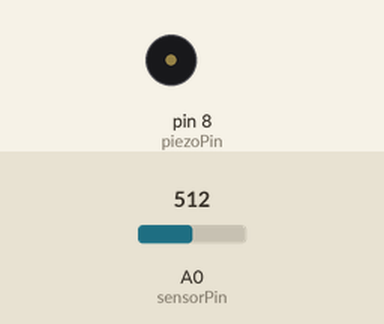
The sketch below on a simulated Arduino Uno, built with avr-gcc and run on an emulated ATmega328P. On the bench: buzzer (waves = sounding). Inputs (shaded band) come from the test bench; at power-on: A0 (sensorPin) = 512. What the sketch prints to the serial monitor is not drawn.

Above: at 0.1 s.
At 5.19 s:
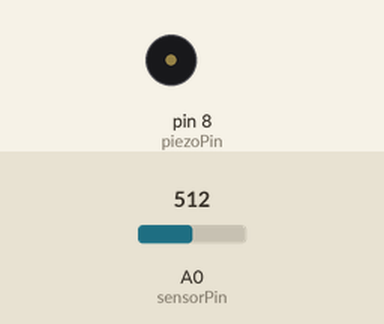
Timing chart, 0 to 8.0 s (numbered marks = the images above):
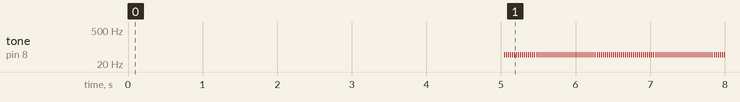

Measured:
- by itself, tone on pin 8 (piezoPin): alternates 49 Hz for 0.01 s and silent for 0.02 s

The sketch:

PhotoTheremin.ino
```cpp
int sensorValue;
int sensorLow = 1023;
int sensorHigh = 0;
const int piezoPin = 8;
const int sensorPin = A0;

void setup() {
  Serial.begin(9600);
  pinMode(piezoPin, OUTPUT);
  digitalWrite(piezoPin, HIGH);

  while(millis() < 5000) {
    sensorValue = analogRead(sensorPin);
    Serial.print("SETUP: SensorValue = ");
    Serial.println(sensorValue);

    if(sensorValue > sensorHigh) {
      sensorHigh = sensorValue;
    }
    if(sensorValue < sensorLow) {
      sensorLow = sensorValue;
    }
  }
  digitalWrite(piezoPin, LOW);
}

void loop() {
  sensorValue = analogRead(sensorPin);
  Serial.print("LOOP : SensorValue = ");
  Serial.println(sensorValue);

  int pitch = map(sensorValue, sensorLow, sensorHigh, 50, 4000);

  tone(8, pitch, 10);
  delay(10);
}
```
